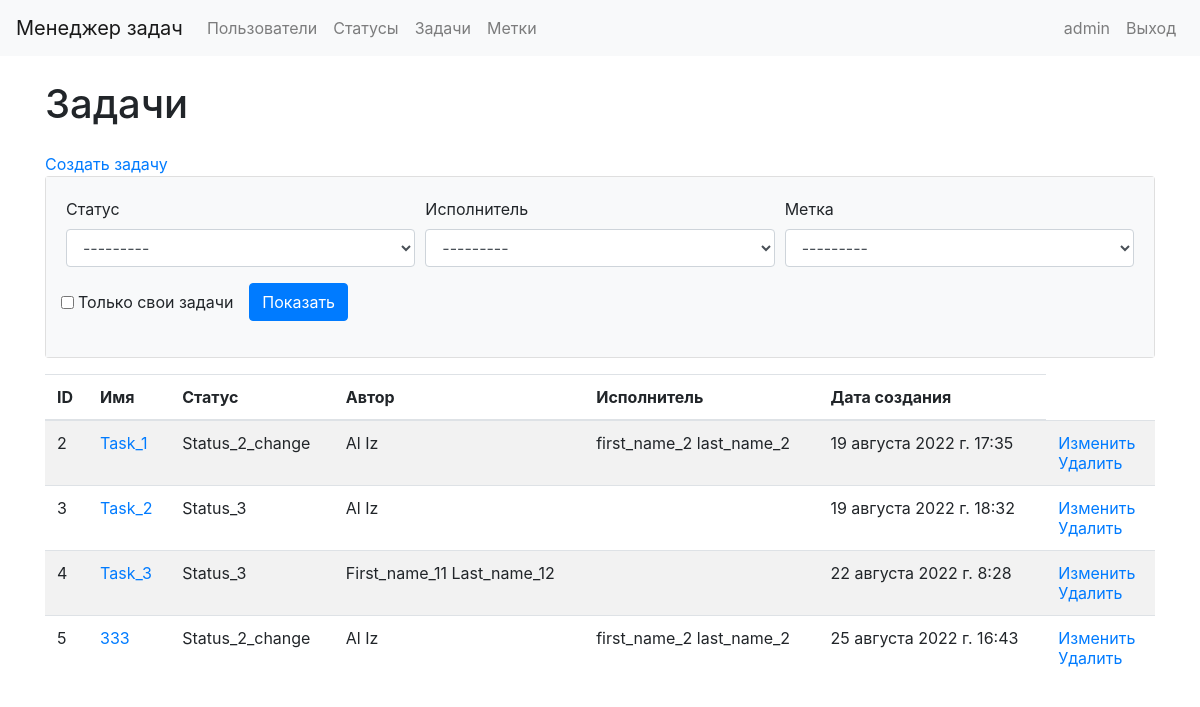
Before: /tasks/ (signed in) with the older database file.
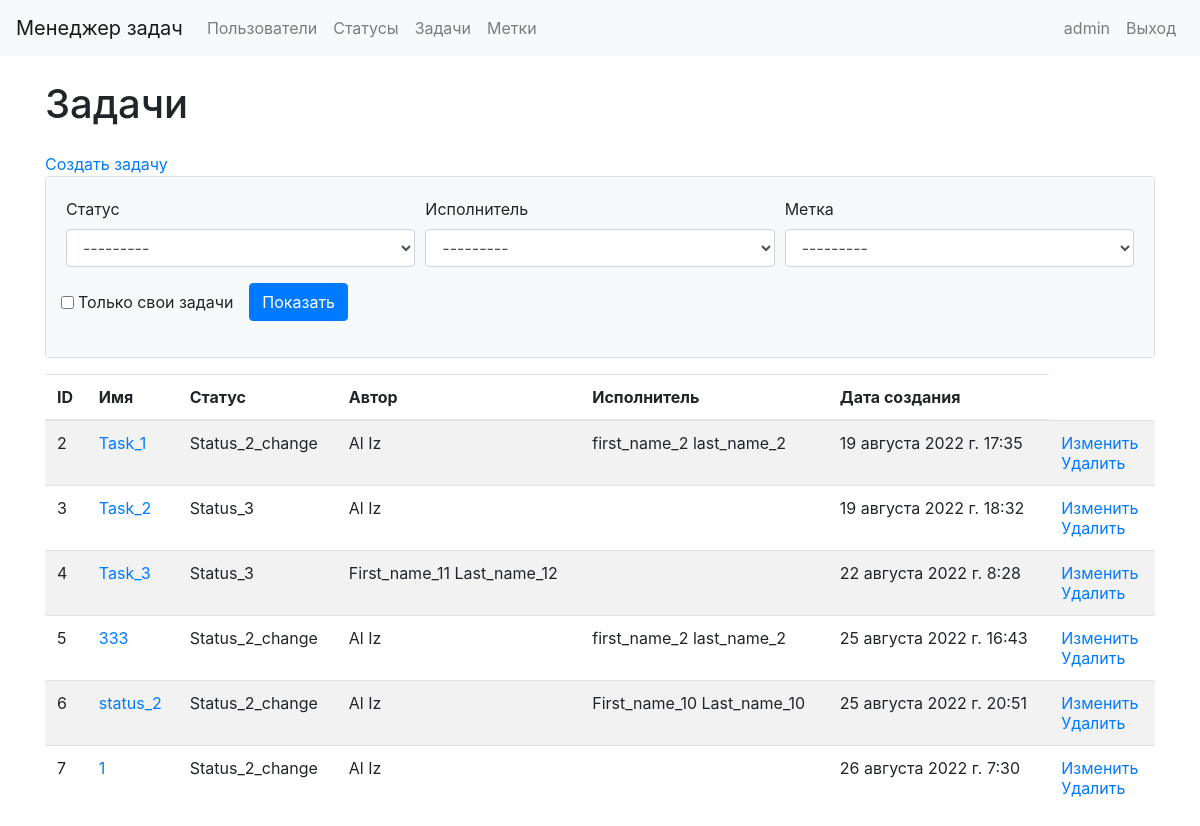
After: the same page with the newer database file.
### task_manager/models.py (models this page shows)
class Status(models.Model):
    name = models.CharField(max_length=100, unique=True)
    time_create = models.DateTimeField(auto_now_add=True)
    def __str__(self):
        return self.name

class Label(models.Model):
    name = models.CharField(max_length=100, unique=True)
    time_create = models.DateTimeField(auto_now_add=True)
    def __str__(self):
        return self.name

class Task(models.Model):
    author = models.ForeignKey(User, on_delete=models.PROTECT, related_name="author")
    name = models.CharField(max_length=150, unique=True)
    description = models.TextField(max_length=500, blank=True, null=True)
    status = models.ForeignKey(Status, on_delete=models.PROTECT)
    executor = models.ForeignKey(User, on_delete=models.PROTECT, blank=True, null=True, related_name="tasks")
    label = models.ManyToManyField("Label", through="AttachLabelToTask", blank=True)
    time_create = models.DateTimeField(auto_now_add=True)

### task_manager/views.py (the view)
# urls.py: path('tasks/', views.TaskListWithFilter.as_view(), name='tasks_list'),
class TaskListWithFilter(FilterView):
    template_name = "tasks_list_with_filter.html"
    filterset_class = TaskFilter
    def dispatch(self, request, *args, **kwargs):
        if not request.user.is_authenticated:
            messages.error(request, _("Вы не авторизованы! Пожалуйста, выполните вход."))
            return redirect('user_login')
        return super().dispatch(request, *args, **kwargs)

### task_manager/templates/tasks_list_with_filter.html (shortened to what this page needs)
{% extends "base.html" %}
{% load bootstrap4 %}
{% load i18n %}
{% block content %}
<div class="container wrapper flex-grow-1">
    <h1 class="my-4">{% translate "Задачи" %}</h1>
    <a href="{% url 'tasks_create' %}">{% translate "Создать задачу" %}</a>
    <div class="card mb-3">
        <div class="card-body bg-light">
            <form method="get" class="form-row center">
                <div class="form-group col-md-4">
                    <label for="id_status">{% translate "Статус" %}</label>
                    <select class="form-control" id="id_status", name="status">
                        {% for value, label in filter.form.status.field.choices %}
                            <option value="{{value}}"
                            >{{label}}</option>
                        {% endfor %}
                    </select>
                </div>
                <div class="form-group col-md-4">
                    <label for="id_executor">{% translate "Исполнитель" %}</label>
                    <select class="form-control" id="id_executor", name="executor">
                        {% for value, label in filter.form.executor.field.choices %}
                            <option value="{{value}}"
                            >{{label}}</option>
                        {% endfor %}
                    </select>
                </div>
                <div class="form-group col-md-4">
                    <label for="id_label" class="center">{% translate "Метка" %}</label>
                    <select class="form-control" id="id_label", name="label">
                        {% for value, label in filter.form.label.field.choices %}
                            <option value="{{value}}"
                            >{{label}}</option>
                        {% endfor %}
                    </select>
                </div>
                <div class="form-inline">
                <div class="form-group">
                    <div class="mr-3">
                        <div class="form-check">
                            <input type="checkbox" name="self_tasks" class="form-check-input" id="id_self_tasks"  >
                            <label class="form-check-label" for="id_self_tasks">Только свои задачи</label>
                        </div>
                    </div>
                </div>
                <div class="form-group">
                    <input class="btn btn-primary" type="submit" value="Показать">
                </div>
            </div>
            </form>
        </div>
    </div>
    <table class="table table-striped">
        <thead>
            <tr>
                <th>{% translate "ID" %}</th>
                <th>{% translate "Имя" %}</th>
                <th>{% translate "Статус" %}</th>
                <th>{% translate "Автор" %}</th>
                <th>{% translate "Исполнитель" %}</th>
                <th>{% translate "Дата создания" %}</th>
            </tr>
        </thead>
        <tbody>
            {% for t in filter.qs %}
            <tr>
                <td>{{t.id}}</td>
                <td><a href="{% url 'tasks_detail' pk=t.id %}"> {{t.name}} </a></td>
                <td>{{t.status.name}}</td>
                <td>{{t.author.first_name}} {{t.author.last_name}}</td>
                <td>{{t.executor.first_name}} {{t.executor.last_name}}</td>
                <td>{{t.time_create}}</td>
                <td>
                    <a href="{% url 'tasks_update' pk=t.id %}">{% translate "Изменить" %}</a>
                    <br>
                    <a href="{% url 'tasks_delete' pk=t.id %}">{% translate "Удалить" %}</a>
                </td>
            </tr>
            {% endfor %}
        </tbody>
    </table>
</div>
{% endblock %}

### task_manager/templates/base.html (shortened to what this page needs)
{% load i18n %}
{% load bootstrap4 %}
{% bootstrap_css %}
{% block bootstrap4_content %}
    <nav class="navbar navbar-expand-lg navbar-light bg-light">
        <a class="navbar-brand" href="{% url 'home' %}">{% translate "Менеджер задач" %}</a>
        <div class="collapse navbar-collapse" id="navbarSupportedContent">
            <ul class="navbar-nav mr-auto">
                <li class="nav-item">
                    <a class="nav-link" href="{% url 'users_list' %}">{% translate "Пользователи" %}</a>
                </li>
                {% if request.user.is_authenticated %}
                <li class="nav-item">
                    <a class="nav-link" href="{% url 'statuses_list' %}">{% translate "Статусы" %}</a>
                </li>
                <li class="nav-item">
                    <a class="nav-link" href="{% url 'tasks_list' %}">{% translate "Задачи" %}</a>
                </li>
                <li class="nav-item">
                    <a class="nav-link" href="{% url 'labels_list' %}">{% translate "Метки" %}</a>
                </li>
                {% endif %}
            </ul>
            <ul class="navbar-nav">
                {% if request.user.is_authenticated %}
                <li class="nav-item">
                    <a class="nav-link" href="{% url 'users_update' pk=request.user.id %}">{{user.username}}</a>
                </li>
                <li class="nav-item">
                    <a class="nav-link" href="{% url 'user_logout' %}">{% translate "Выход" %}</a>
                </li>
                {% endif %}
            </ul>
        </div>
    </nav>
{% endblock %}
{% block content %}
{% endblock %}

Changed rows visible on the page:
added Task: id "6", name "status_2", status.name "Status_2_change", author.first_name "Al", author.last_name "Iz", executor.first_name "First_name_10", executor.last_name "Last_name_10", time_create "25 августа 2022 г. 20:51"
added Task: id "7", name "1", status.name "Status_2_change", author.first_name "Al", author.last_name "Iz", time_create "26 августа 2022 г. 7:30"
